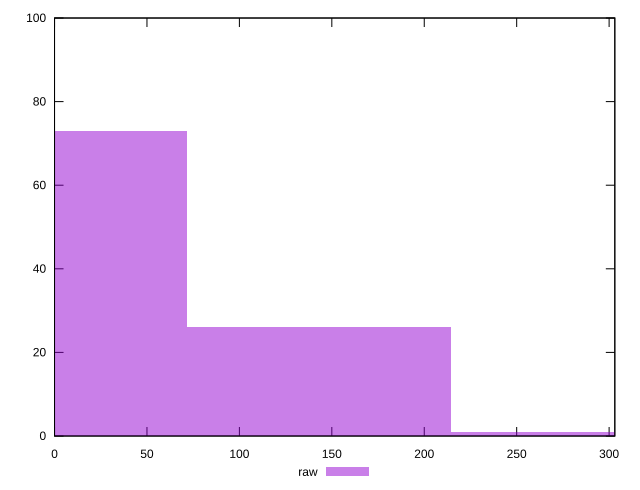

Write the gnuplot code that produced this figure.
reset

$raw <<EOF
285.7825014503126 1
0 73
142.8912507251563 26
EOF

set key outside below
set boxwidth 142.8912507251563
set xrange [0:303.088]
set yrange [0:100]
set trange [0:100]
set style fill transparent solid 0.5 noborder
set terminal svg size 640, 490 enhanced background rgb 'white'
set output "report_00023_2021-02-20T12:14:57.249Z/uses-rel-preconnect/samples/pages+cached+noadtech+nomedia/raw/histogram.svg"

plot $raw title "raw" with boxes

reset
